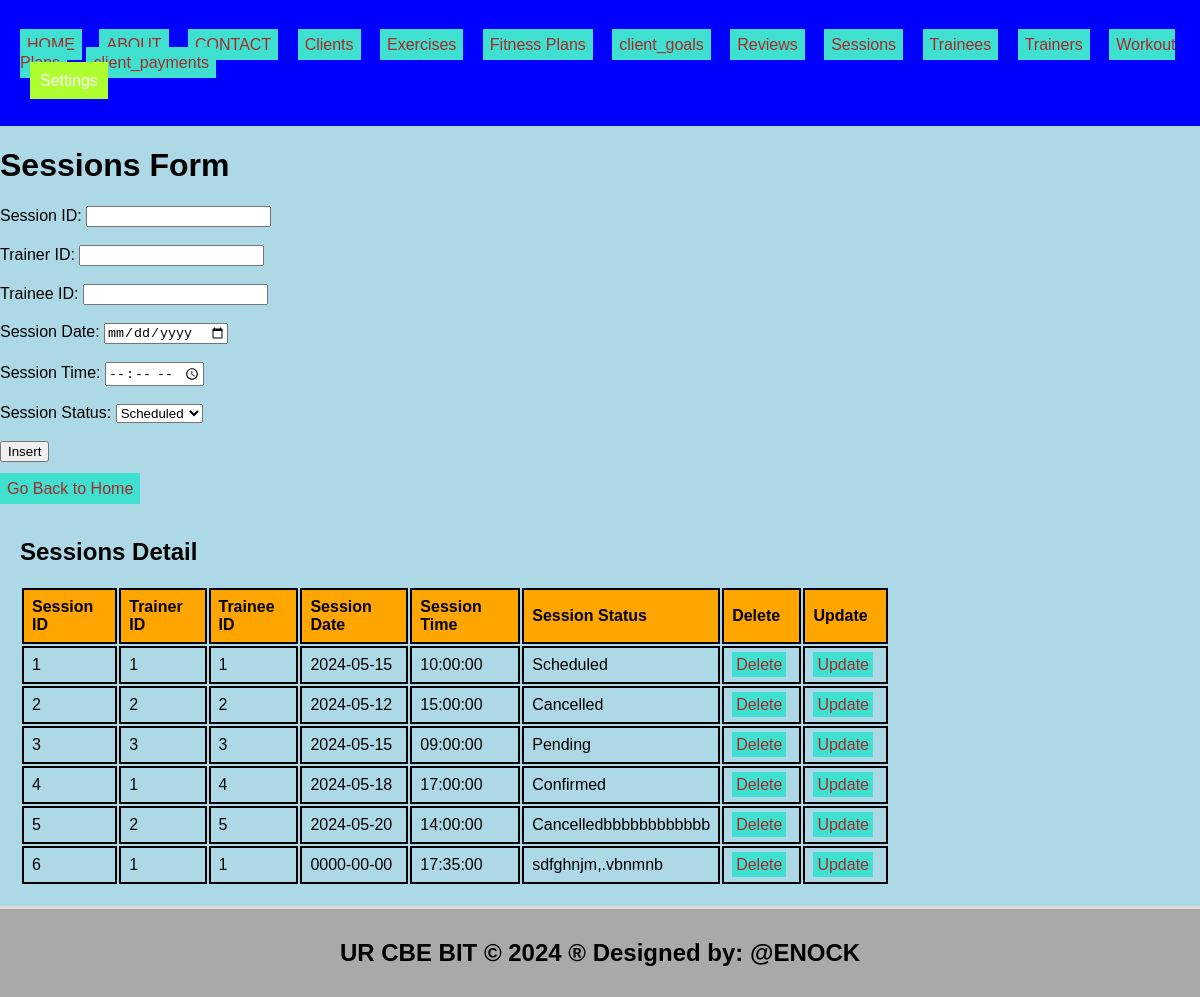
Screenshot of /sessions.php with the database file from the repository.
### tables this page shows
CREATE TABLE `sessions` (
  `session_id` int(11) NOT NULL,
  `trainer_id` int(11) DEFAULT NULL,
  `trainee_id` int(11) DEFAULT NULL,
  `session_date` date DEFAULT NULL,
  `session_time` time DEFAULT NULL,
  `session_status` varchar(50) DEFAULT NULL
);

### sessions.php (the view, shortened to what this page needs)
<!DOCTYPE html>
<html lang="en">
<head>
  <link rel="stylesheet" type="text/css" href="style.css">
</head>
<body style="background-color: lightblue;">
  <header>
    <ul style="list-style-type: none; padding: 0;">
      <li style="display: inline; margin-right: 10px;">
        <ul style="list-style-type: none; padding: 0;">
          <li style="display: inline; margin-right: 8px;"><a href="./home.html">HOME</a></li>
          <li style="display: inline; margin-right: 10px;"><a href="./about.html">ABOUT</a></li>
          <li style="display: inline; margin-right: 10px;"><a href="./contact.html">CONTACT</a></li>
          <li style="display: inline; margin-right: 10px;"><a href="./clients.php">Clients</a></li>
          <li style="display: inline; margin-right: 10px;"><a href="./exercises.php">Exercises</a></li>
          <li style="display: inline; margin-right: 10px;"><a href="./fitness_plan.php">Fitness Plans</a></li>
          <li style="display: inline; margin-right: 10px;"><a href="./client_goals.php">client_goals</a></li>
          <li style="display: inline; margin-right: 10px;"><a href="./reviews.php">Reviews</a></li>
          <li style="display: inline; margin-right: 10px;"><a href="./sessions.php">Sessions</a></li>
          <li style="display: inline; margin-right: 10px;"><a href="./trainees.php">Trainees</a></li>
          <li style="display: inline; margin-right: 10px;"><a href="./trainers.php">Trainers</a></li>
          <li style="display: inline; margin-right: 10px;"><a href="./workout_plans.php">Workout Plans</a></li>
          <li style="display: inline; margin-right: 10px;"><a href="./client_payments.php">client_payments</a></li>
        </ul>
      </li>
      <li class="dropdown" style="display: inline; margin-right: 10px;">
        <a href="#" style="padding: 10px; color: white; background-color: greenyellow; text-decoration: none; margin-right: 15px;">Settings</a>
      </li>
    </ul>
  </header>
  <body style="background-color: yellowgreen;">
    <h1>Sessions Form</h1>
    <form method="post" onsubmit="return confirmInsert();">
      <label for="session_id">Session ID:</label>
      <input type="number" id="session_id" name="session_id" required><br><br>
      <label for="trainer_id">Trainer ID:</label>
      <input type="number" id="trainer_id" name="trainer_id" required><br><br>
      <label for="trainee_id">Trainee ID:</label>
      <input type="number" id="trainee_id" name="trainee_id" required><br><br>
      <label for="session_date">Session Date:</label>
      <input type="date" id="session_date" name="session_date" required><br><br>
      <label for="session_time">Session Time:</label>
      <input type="time" id="session_time" name="session_time" required><br><br>
      <label for="session_status">Session Status:</label>
      <select id="session_status" name="session_status" required>
        <option value="Scheduled">Scheduled</option>
      </select><br><br>
      <input type="submit" name="add" value="Insert"><br><br>
      <a href="./home.html">Go Back to Home</a>
    </form>
    <?php
    include('database_connection.php');
    ?>
    <section>
      <h2>Sessions Detail</h2>
      <table>
        <tr>
          <th>Session ID</th>
          <th>Trainer ID</th>
          <th>Trainee ID</th>
          <th>Session Date</th>
          <th>Session Time</th>
          <th>Session Status</th>
          <th>Delete</th>
          <th>Update</th>
        </tr>
        <?php
        $sql = "SELECT * FROM sessions";
        $result = $connection->query($sql);
        if ($result->num_rows > 0) {
          while ($row = $result->fetch_assoc()) {
            echo "<tr>
                    <td>{$row['session_id']}</td>
                    <td>{$row['trainer_id']}</td>
                    <td>{$row['trainee_id']}</td>
                    <td>{$row['session_date']}</td>
                    <td>{$row['session_time']}</td>
                    <td>{$row['session_status']}</td>
                    <td><a style='padding:4px' href='delete_sessions.php?session_id={$row['session_id']}'>Delete</a></td>
                    <td><a style='padding:4px' href='update_sessions.php?session_id={$row['session_id']}'>Update</a></td>
                  </tr>";
          }
        } else {
          echo "<tr><td colspan='8'>No data found</td></tr>";
        }
        ?>
      </table>
    </section>
    <footer>
      <h2>UR CBE BIT &copy; 2024 &reg; Designed by: @ENOCK</h2>
    </footer>
  </body>
</html>

### style.css (style rules this page uses)
body { font-family: Arial, sans-serif; margin: 0; padding: 0; }
.dropdown { position: relative; display: inline; margin-right: 10px; }
body { font-family: Arial,sans-serif; margin:0; padding:0; }
header { background-color:blue; padding: 20px; }
.dropdown { position: right; display:right; direction:rtl; }
section { padding:28px; border-bottom: 1px solid #ddd; }
footer { text-align: center; padding: 15px; background-color:blue; }

### sessions.php (style rules this page uses)
a:link { color: #0066cc; text-decoration: none; }
a { padding: 7px; color: white; background-color: turquoise; text-decoration: none; margin-right: 5px; }
a:link { color: brown; }
table { width: 75%; border-collapse: revert; }
td, th { padding: 8px; border-bottom: 1px solid #dddddd; border: 2px solid black; text-align: left; }
th { background-color: orange; }
section { padding: 20px; border-bottom: 3px solid #ddd; }
footer { text-align: center; padding: 10px; background-color: darkgray; }

### rows the page displays
sessions: session_id "1", trainer "1", trainee "1", session_date "2024-05-15", session_time "10:00:00", session_status "Scheduled"
sessions: session_id "2", trainer "2", trainee "2", session_date "2024-05-12", session_time "15:00:00", session_status "Cancelled"
sessions: session_id "3", trainer "3", trainee "3", session_date "2024-05-15", session_time "09:00:00", session_status "Pending"
sessions: session_id "4", trainer "1", trainee "4", session_date "2024-05-18", session_time "17:00:00", session_status "Confirmed"
sessions: session_id "5", trainer "2", trainee "5", session_date "2024-05-20", session_time "14:00:00", session_status "Cancelledbbbbbbbbbbbb"
sessions: session_id "6", trainer "1", trainee "1", session_date "0000-00-00", session_time "17:35:00", session_status "sdfghnjm,.vbnmnb"
